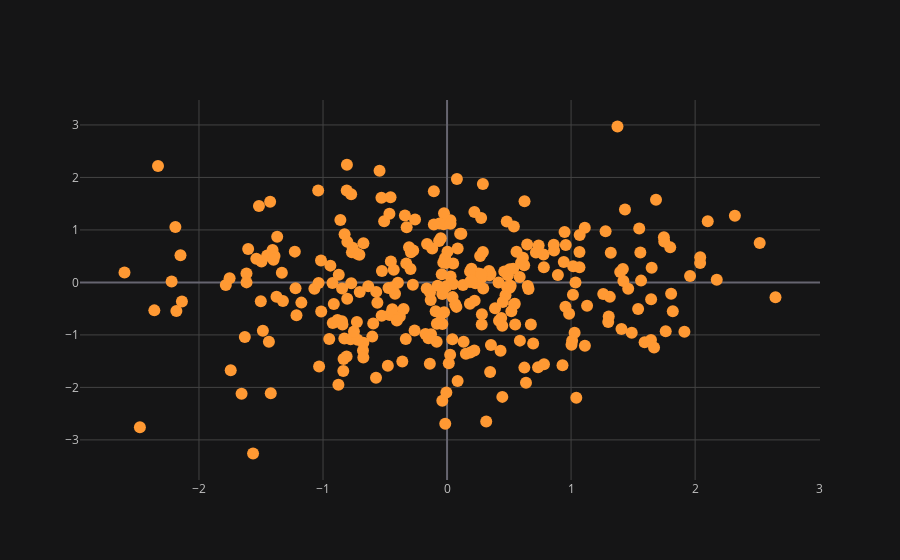

Notebook cell for this chart:
### Code cell
df1.iplot(x="a", y="b", mode="markers")

### Figure 1 — Plotly figure (JSON) as saved in the notebook; plotly's stock layout.template omitted (floating-point values rounded to 4 significant figures; data arrays with more than 128 entries replaced by an {"elided": "..."} marker saying what was removed)
{"data": [{"line": {"color": "rgba(255, 153, 51, 1.0)", "dash": "solid", "shape": "linear", "width": 1.3}, "marker": {"size": 12, "symbol": "circle"}, "mode": "markers", "name": "b", "text": "", "type": "scatter", "x": {"elided": "300 float values"}, "y": {"elided": "300 float values"}}], "layout": {"legend": {"bgcolor": "#151516", "font": {"color": "#D9D9D9"}}, "paper_bgcolor": "#151516", "plot_bgcolor": "#151516", "title": {"font": {"color": "#D9D9D9"}}, "xaxis": {"gridcolor": "#434343", "showgrid": true, "tickfont": {"color": "#C2C2C2"}, "title": {"font": {"color": "#D9D9D9"}, "text": ""}, "zerolinecolor": "#666570"}, "yaxis": {"gridcolor": "#434343", "showgrid": true, "tickfont": {"color": "#C2C2C2"}, "title": {"font": {"color": "#D9D9D9"}, "text": ""}, "zerolinecolor": "#666570"}}}
